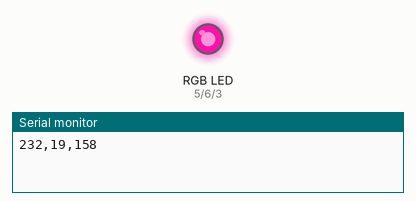
Bench run of a sketch on a simulated Arduino Uno, built with avr-gcc and run on an emulated ATmega328P. On the bench: an RGB LED mixed from three pins (HIGH = lit), the last lines printed to the serial monitor. Dim RGB values are drawn brighter than linear; random numbers use the default seed unless the sketch sets one.

Above: at 0.1 s.
At 2.1 s:
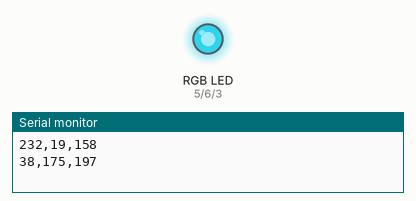
At 8.1 s:
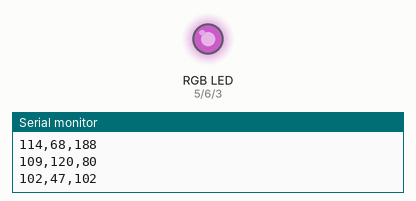
At 18.1 s:
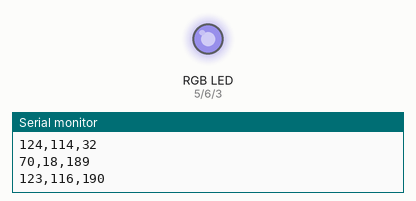
At 28.1 s:
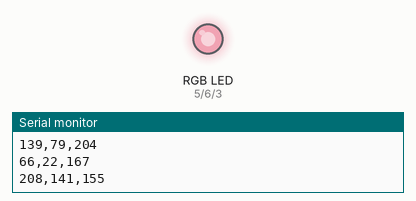
At 38.1 s:
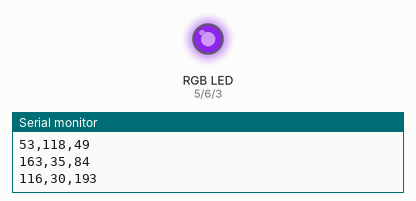
Timing chart, 0 to 39.6 s (numbered marks = the images above):
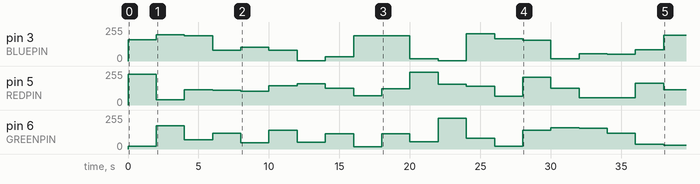

The sketch:

serial.ino
```cpp
// Cconnect an RGB LED to the PWM pins

#define REDPIN 5
#define GREENPIN 6
#define BLUEPIN 3

void setup() {
  Serial.begin(9600);

  pinMode(REDPIN, OUTPUT);
  pinMode(GREENPIN, OUTPUT);
  pinMode(BLUEPIN, OUTPUT);
}

void loop() {
  int r = random(0,255);
  int g = random(0,255);
  int b = random(0,255);

  analogWrite(REDPIN, r);
  analogWrite(GREENPIN, g);
  analogWrite(BLUEPIN, b);

  Serial.print(r);
  Serial.print(",");
  Serial.print(g);
  Serial.print(",");
  Serial.println(b);

  delay(2000);
}
```

Measured:
- by itself, pin 5 (REDPIN): 0/255 → 232/255 at 0.00 s, → 38/255 2.0 s later, → 114/255 2.0 s later, → 109/255 2.0 s later, … (20 changes in this stretch)
- by itself, pin 3 (BLUEPIN): 0/255 → 158/255 at 0.00 s, → 197/255 2.0 s later, → 188/255 2.0 s later, → 80/255 2.0 s later, … (20 changes in this stretch)
